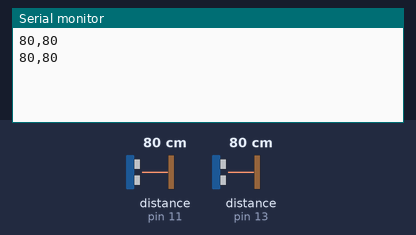
The sketch below on a simulated Arduino Uno, built with avr-gcc and run on an emulated ATmega328P. On the bench: the last lines printed to the serial monitor. The inputs (shaded band) are chosen by the test bench; at power-on: distance to the obstacle (sensors on pin 11, pin 13) 80 cm. The echo pulse lasts 58.3 µs per cm.

Above: at 2.8 s.
2.9 s: distance to the obstacle (sensor on pin 11) set to 2 cm
At 4.4 s:
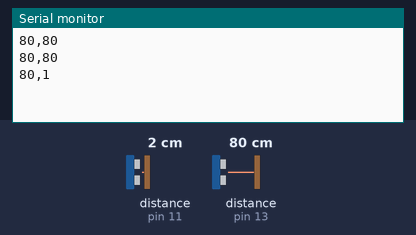
5.6 s: distance to the obstacle (sensor on pin 13) set to 2 cm
At 7.2 s:
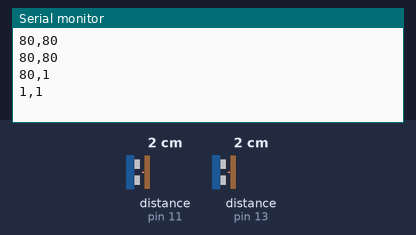
8.3 s: distance to the obstacle (sensor on pin 11) set to 4 cm
At 10.8 s:
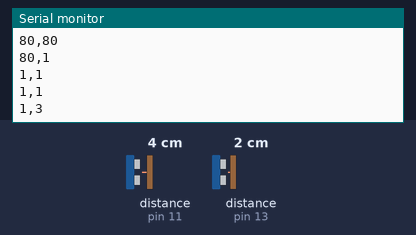
11.0 s: distance to the obstacle (sensor on pin 13) set to 4 cm
At 13.1 s:
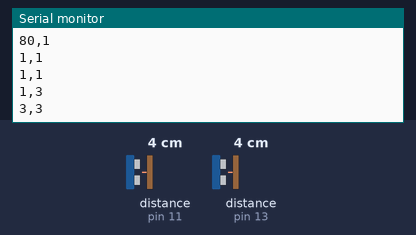
Timing chart, 0 to 14.6 s (numbered marks = the images above; inputs shaded):
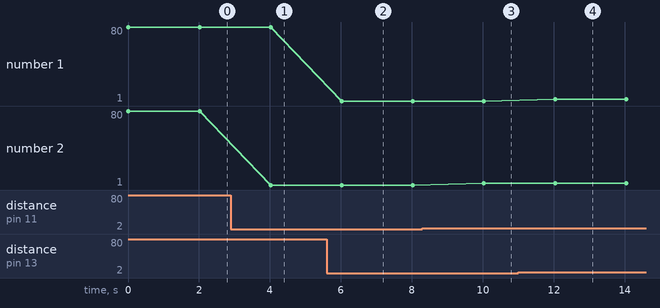

Measured:
- after the input at 2.9 s, the serial monitor: prints a new line after 1.1 s (image 1)
- after the input at 5.6 s, the serial monitor: prints a new line after 0.43 s (image 2)
- after the input at 8.3 s, the serial monitor: prints a new line after 1.7 s (image 3)
- after the input at 11.0 s, the serial monitor: prints a new line after 1.0 s (image 4)
- plotted number 2: 80 → 1 after the input at 2.9 s, 1 → 3 after the input at 8.3 s

The sketch:

UltrasonicOlho.ino
```cpp
#include <Ultrasonic.h>
#define TRIGGER_PIN_ESQ  12
#define ECHO_PIN_ESQ     13
#define TRIGGER_PIN_ESQ2  10
#define ECHO_PIN_ESQ2     11


Ultrasonic ultrasonicEsq(TRIGGER_PIN_ESQ, ECHO_PIN_ESQ);
Ultrasonic ultrasonicEsq2(TRIGGER_PIN_ESQ2, ECHO_PIN_ESQ2);

void setup(){
  Serial.begin(9600);
}

void loop(){
  //float cmMsec, inMsec;
  int cmMsecEsq, inMsecEsq,cmMsecEsq2, inMsecEsq2;
  long microsecEsq = ultrasonicEsq.timing();
  long microsecEsq2 = ultrasonicEsq2.timing();
  cmMsecEsq = ultrasonicEsq.convert(microsecEsq, Ultrasonic::CM);
  cmMsecEsq2 = ultrasonicEsq2.convert(microsecEsq2, Ultrasonic::CM);


  // valor em cm
  if((cmMsecEsq <=200) or (cmMsecEsq2 <=200)){
    Serial.print(cmMsecEsq);
    Serial.print(",");
    Serial.println(cmMsecEsq2);

  }else{
    Serial.println("0,0");
 }


    delay(2000);

}
```
